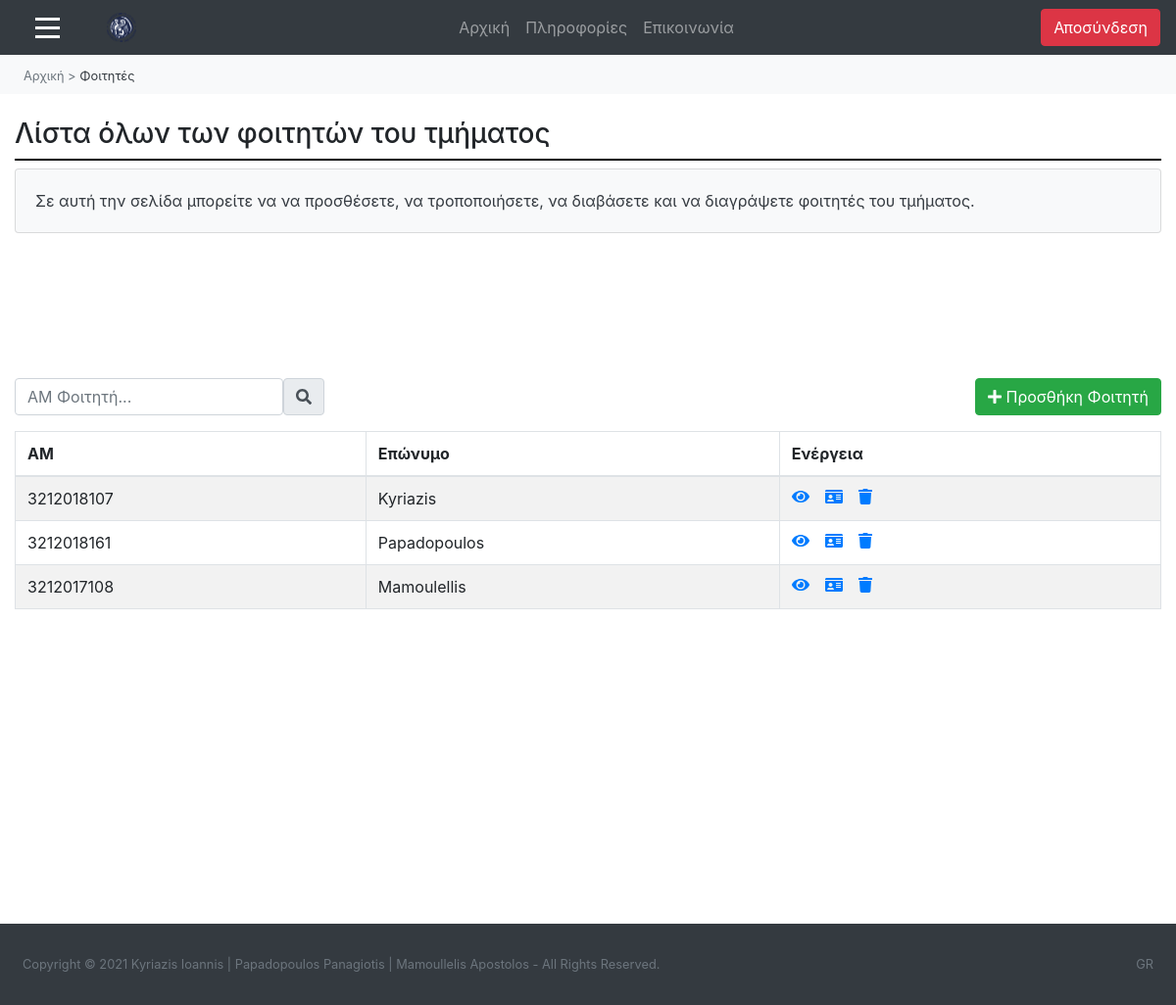
Screenshot of /ergasia-theorias/diaxeiristis-foitites.php (signed in) with the database file from the repository.
### tables this page shows
CREATE TABLE `omadaxrhsth_me_foititi` (
  `AM_foititi` varchar(10) NOT NULL,
  `username` varchar(50) NOT NULL
);

CREATE TABLE `foititis` (
  `AM_foititi` varchar(10) NOT NULL,
  `email_foititi` varchar(50) NOT NULL,
  `onoma_foititi` varchar(50) NOT NULL,
  `eponimo_foititi` varchar(50) NOT NULL,
  `etoseisagogis` int(4) NOT NULL,
  `oristikopoihmenh_dilosi` varchar(3) DEFAULT NULL
);

### ergasia-theorias/diaxeiristis-foitites.php (the view, shortened to what this page needs)
<html>
<head>
        <link rel="stylesheet" href="style.css"/>
		<link rel="stylesheet" href="https://maxcdn.bootstrapcdn.com/bootstrap/4.5.2/css/bootstrap.min.css">
		<link rel="stylesheet" href="https://maxcdn.bootstrapcdn.com/bootstrap/4.0.0/css/bootstrap.min.css">
		<link href="https://cdn.datatables.net/1.10.20/css/dataTables.bootstrap4.min.css" rel="stylesheet" />
</head>
<?php
 include "diaxeiristis-elegxos.php";
?>
<body>
<nav class="navbar navbar-expand-md bg-dark navbar-dark">
  <span class="" style="font-size:25px; cursor:pointer;" onclick="openNav()"><div class="symvolo-menu"></div>
																			<div class="symvolo-menu"></div>
																			<div class="symvolo-menu"></div></span>
  <a class="navbar-brand ml-5" href="diaxeiristis-arxiki.php">
	<img <img src="photos/foto_panepistimiou.png" width="30" height="30" alt="">
  </a>
  <div class="collapse navbar-collapse" id="collapse_target">
  <ul class="navbar-nav text-center w-100 justify-content-center">
    <li class="nav-item">
      <a class="nav-link" href="diaxeiristis-arxiki.php">Αρχική</a>
    </li>
	<li class="nav-item">
      <a class="nav-link" href="diaxeiristis-plirofories.php">Πληροφορίες</a>
    </li>
	<li class="nav-item">
      <a class="nav-link" href="diaxeiristis-epikoinonia.php">Επικοινωνία</a>
    </li>
  </ul>
  <ul class="nav navbar-nav ml-auto">
      <a href="logout.php" class="btn btn-danger mx-auto">
          <span class="glyphicon glyphicon-log-out"></span> Αποσύνδεση
		</a>
    </ul>
	</div>
</nav>
<nav class="nav text-dark bg-light py-2" name="navigation-menu">
	<ul class="nav pl-4">
		<li class="nav-item">
			<a href="diaxeiristis-arxiki.php" class="text-muted text-decoration-none small">Αρχική</a>
		</li>
		<li class="nav-item">
			<a class="text-muted text-decoration-none small">&nbsp;>&nbsp;</a>
		</li>
		<li class="nav-item active">
			<a class="text-dark text-decoration-none small">Φοιτητές</a>
		</li>
	</ul>
</nav>
<body>
<div class="wrapper">
<div class="container-fluid">
	<h3 class="mt-4">Λίστα όλων των φοιτητών του τμήματος</h3>
	<div class="grammikatoapotitlo"></div>
		<div class="card bg-light text-dark">
			<div class="card-body">Σε αυτή την σελίδα μπορείτε να να προσθέσετε, να τροποποιήσετε, να διαβάσετε και να διαγράψετε φοιτητές του τμήματος.</div>
		</div>
	<div class="row">
                <div class="col-md-12">
                    <div class="mt-5 mb-3 clearfix">
						<div style="padding-top:100px;"></div>
						<div class="input-group">
							<div class="form-outline">
								<input type="text" class="form-control rounded" id="myInput" onkeyup="myFunction()" placeholder="ΑΜ Φοιτητή...">
							</div>
							<span class="input-group-text" id="search-addon">
								<i class="fas fa-search"></i>
							</span>
							<a href="diaxeiristis-foitites-prosthiki.php" class="btn btn-success ml-auto"><i class="fa fa-plus"></i> Προσθήκη Φοιτητή</a>
						</div>
                    </div>
                    <?php
                    require_once "syndesh-geniki.php";
                    $sql = "select * from omadaxrhsth, omadaxrhsth_me_foititi, foititis where omadaxrhsth.username=omadaxrhsth_me_foititi.username and foititis.AM_foititi=omadaxrhsth_me_foititi.AM_foititi";
                    if($result = mysqli_query($link, $sql)){
                        if(mysqli_num_rows($result) > 0){
                            echo '<table class="table table-bordered table-striped" id="myTable">';
                                echo "<thead>";
                                    echo "<tr>";
                                        echo "<th>ΑΜ</th>";
										echo "<th>Επώνυμο</th>";
										echo "<th>Ενέργεια</th>";
                                    echo "</tr>";
                                echo "</thead>";
                                echo "<tbody>";
                                while($row = mysqli_fetch_array($result)){
                                    echo "<tr>";
                                        echo "<td>" . $row['AM_foititi'] . "</td>";
										echo "<td>" . $row['eponimo_foititi'] . "</td>";
                                        echo "<td>";
                                            echo '<a href="diaxeiristis-foitites-diavasma.php?AM_foititi='. $row['AM_foititi'] .'" class="mr-3" title="Δείτε Περισσότερα" data-toggle="tooltip"><span class="fa fa-eye"></span></a>';
											echo '<a href="diaxeiristis-foitites-tropopoiisi.php?AM_foititi='. $row['AM_foititi'] .'" class="mr-3" title="Τροποποίηση Στοιχείων" data-toggle="tooltip"><span class="fa fa-id-card"></span></a>';
											echo '<a href="diaxeiristis-foitites-diagrafi.php?AM_foititi='. $row['AM_foititi'] .'" class="mr-3" title="Διαγραφή" data-toggle="tooltip"><span class="fa fa-trash"></span></a>';
                                        echo "</td>";
                                    echo "</tr>";
                                }
                                echo "</tbody>";
                            echo "</table>";
                        } else{
                            echo '<div class="alert alert-danger"><em>Δεν βρέθηκαν φοιτητές του τμήματος!</em></div>';
                        }
                    } else{
                        echo "Κάτι πήγε λάθος. Προσπαθήστε ξανα αργότερα";
                    }
                    ?>
                </div>
            </div>
		<div style="padding-top:305px;"></div>
</div>
</div>
<footer class="py-4 bg-dark mt-auto">
    <div class="container-fluid">
        <div class="d-flex small">
            <div class="text-muted p-2">Copyright © 2021 Kyriazis Ioannis | Papadopoulos Panagiotis | Mamoullelis Apostolos - All Rights Reserved.</div>
            <div class="text-muted ml-auto p-2">GR</div>
    </div>
</footer>
</body>
</html>

### ergasia-theorias/style.css (style rules this page uses)
.grammikatoapotitlo { display: block; margin-top: 0.5em; margin-bottom: 0.5em; margin-left: 0px; border-style: inset; border-width: 1px; border: 1px solid #000000; }
.symvolo-menu { width: 25px; height: 3px; background-color: white; margin: 6px 0; margin-left: 20px; }

### ergasia-theorias/diaxeiristis-foitites.php (style rules this page uses)
.symvolo-menu { width: 25px; height: 3px; background-color: white; margin: 6px 0; margin-left: 20px; }

### rows the page displays
omadaxrhsth_me_foititi: AM_foititi.AM_foititi "3212018107", AM_foititi.eponimo_foititi "Kyriazis"
omadaxrhsth_me_foititi: AM_foititi.AM_foititi "3212018161", AM_foititi.eponimo_foititi "Papadopoulos"
omadaxrhsth_me_foititi: AM_foititi.AM_foititi "3212017108", AM_foititi.eponimo_foititi "Mamoulellis"
